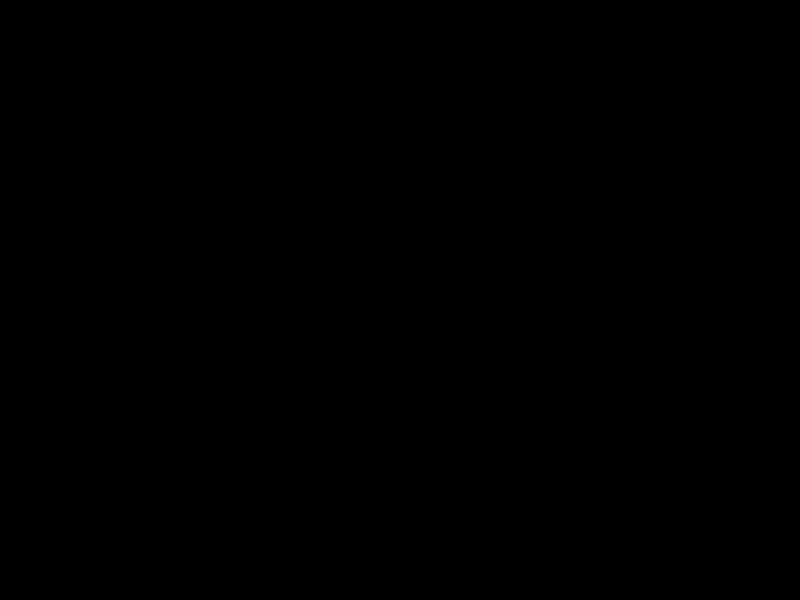
Frame 1 (no input)
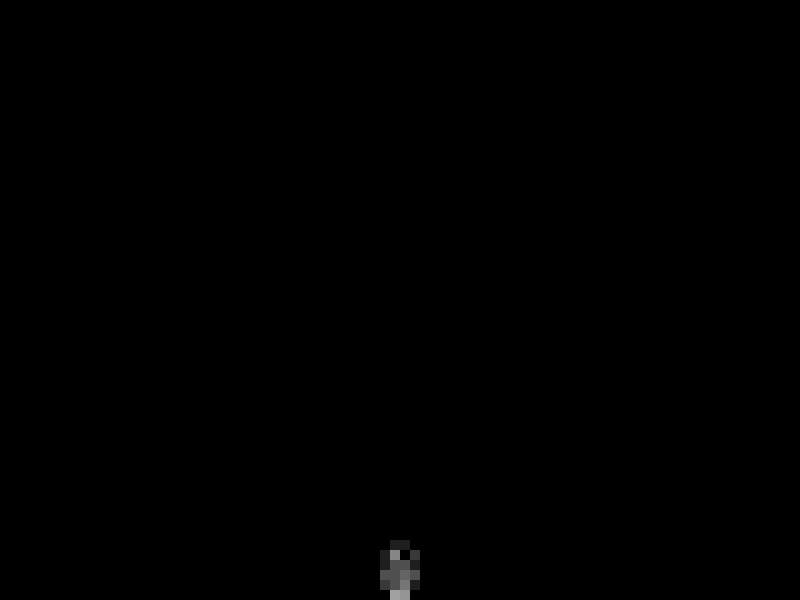
Frame 60 (the mouse pressed at the canvas centre just before this capture)
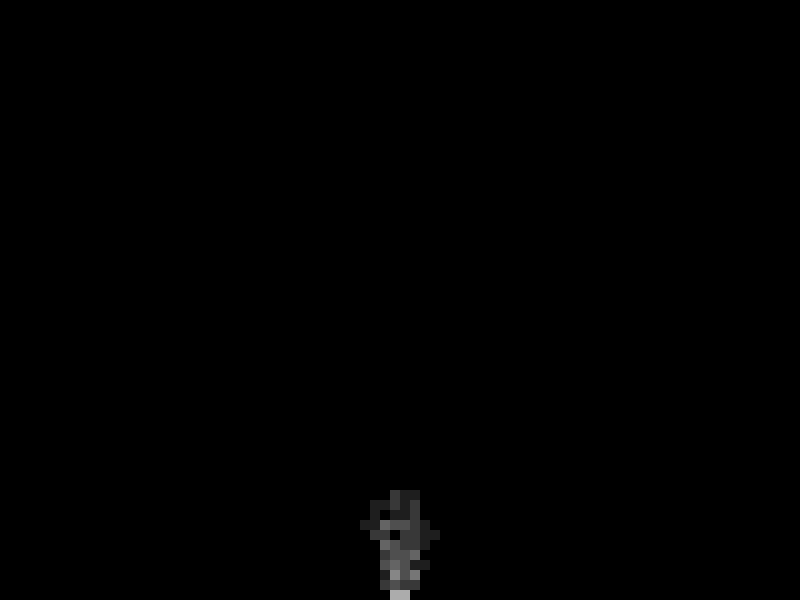
Frame 120 (the mouse held since frame 60 and released just before this capture)

The Processing sketch that drew these frames (run headless with seeded random() and noise(); from frame 60 on, the mouse is pressed at the canvas centre):

// Processing sketch: pwc57
// ── pwc57.pde
int Width, Height;
int scale;
ParticleSystem ps;
Terrain T;

void setup() {
  size(800, 600);
  scale = 10;
  Width = width/scale;
  Height = height/scale;
  noSmooth();

  ps = new ParticleSystem(new PVector(Width/2, Height));
  T = new Terrain();
  ps.addParticle();
}

void draw() {
  if (mousePressed) {
    if (mouseX > 0 && mouseX < width && mouseY > 0 && mouseY < height) {
      if (mouseButton == LEFT)
        T.block[mouseX/scale][mouseY/scale] = true;
      else
        T.block[mouseX/scale][mouseY/scale] = false;
    }
  }
  for (int i = 0; i < 1; i++) {
    T.update();
    ps.addParticle();
    ps.update();
  }
  background(0);
  scale(scale);
  T.draw();
  ps.draw();
}

void keyPressed() {
  if (key == 'r') {
    T.reset();
  }
}
// ── Particle.pde
class Particle {
  PVector p, v, a;
  Particle(PVector origin) {
    p = origin.copy();
    v = new PVector();
    a = new PVector();
  }

  void applyForce(PVector f) {
    a.add(f);
  }

  void update() {
    int tx = (int)p.x;
    int ty = (int)p.y;
    int x = T.getBlock(tx - 1, ty) - T.getBlock(tx + 1, ty);
    int y = T.getBlock(tx, ty - 1) - T.getBlock(tx, ty + 1);
    PVector diff = new PVector(x*0.01, y*0.01);
    a.add(diff);
    a.limit(0.1);
    a.sub(v);
    v.add(a);
    p.add(v);
    a.set(0, 0);
  }

  void draw() {
    fill(255, 30);
    noStroke();
    rect((int)p.x, (int)p.y, 1, 1);
  }
}
// ── ParticleSystem.pde
class ParticleSystem {
  ArrayList<Particle> P;
  PVector origin;
  
  ParticleSystem(PVector origin) {
    this.origin = origin.copy();
    P = new ArrayList<Particle>();
  }
  
  void addParticle() {
    P.add(new Particle(origin));
    //P.add(new Particle(new PVector(random(Width), random(Height))));
  }
  
  void update() {
    for (int i = 0; i < P.size(); i++) {
      if (P.get(i).p.y < 0) P.remove(i);
    }
    for (Particle p : P) {
      p.update();
      p.applyForce(new PVector(random(0.2)-0.1, -random(0.3)));
    }
  }
  
  void draw() {
    for (Particle p : P) p.draw();
  }
}
// ── Terrain.pde
class Terrain {
  boolean[][] block;
  int[][] pn;

  Terrain() {
    block = new boolean[Width][Height];
    pn = new int[Width][Height];
  }

  void draw() {
    fill(255);
    noStroke();
    for (int i = 0; i < Width; i++) {
      for (int j = 0; j < Height; j++) {
        if (block[i][j] == true) rect(i, j, 1, 1);
      }
    }
  }

  int getBlock(int x, int y) {
    if (x >= 0 && x < Width && y >= 0 && y < Height) {
      return block[x][y] ? 200 : pn[x][y];
    }
    return 0;
  }

  void update() {
    pn = new int[Width][Height];
    for (Particle p : ps.P) {
      int x = (int)p.p.x;
      int y = (int)p.p.y;
      if (x >= 0 && x < Width && y >= 0 && y < Height) {
        pn[x][y]++;
      }
    }
  }
  
  void reset() {
    block = new boolean[Width][Height];
  }
}
